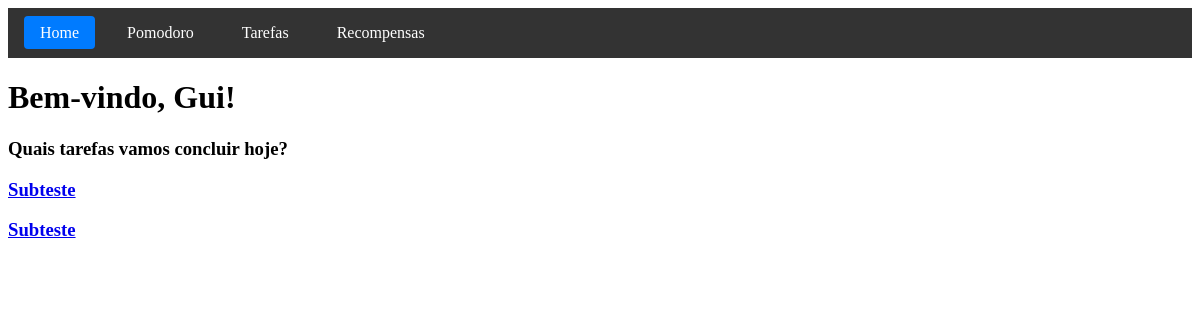
The app's page / (signed in), older data.
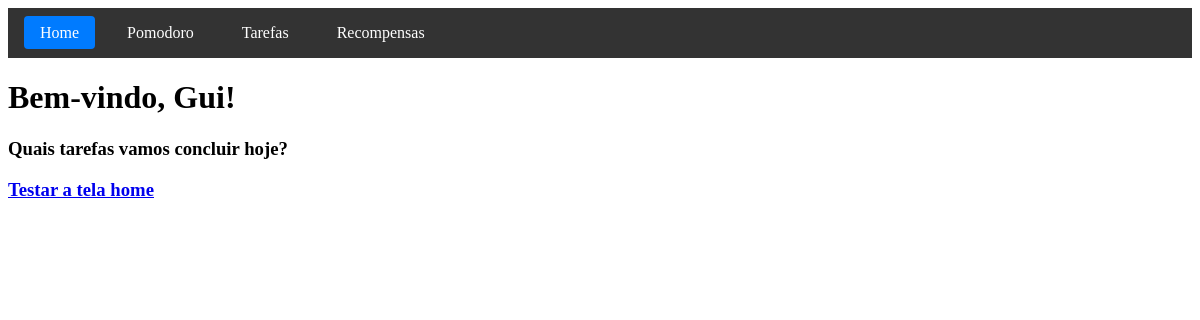
The same page, newer data.
### task/models.py (models this page shows)
class Task(models.Model):
    user = models.ForeignKey(User, on_delete=models.CASCADE, related_name='tasks')
    title = models.CharField(max_length=255)
    description = models.TextField(null=True, blank=True)
    due_date = models.DateTimeField(null=True, blank=True)
    is_completed = models.BooleanField(default=False)
    created_at = models.DateTimeField(auto_now_add=True)
    updated_at = models.DateTimeField(auto_now=True)

### home/views.py (the view)
# urls.py: path('', views.home, name='home'),
def home(request):
    if request.user.is_authenticated:
        tasks = Task.objects.filter(user=request.user, is_completed=False).order_by('-created_at')[:5]
        return render(request, 'home/home.html', {'tasks': tasks})
    else:
        return redirect('authentication:login')

### home/templates/home/home.html (shortened to what this page needs)
{% extends 'base.html' %}
{% load static %}
{% block extra_css %}
<link rel="stylesheet" href="{% static 'home/css/home.css' %}">
{% endblock %}
{% block content %}
<div id="welcome-message">
    {% if user.is_authenticated %}
        <h1>Bem-vindo, {{ user.username }}!</h1>
    {% else %}
        <p>Você não está logado.</p>
        <p>Clique aqui para fazer login: <a href="{% url 'authentication:login' %}">Login</a></p>
    {% endif %}
</div>
<h3>Quais tarefas vamos concluir hoje?</h3>
<div id="recent-tasks">
    {% for task in tasks %}
        <h3><a href="{% url 'task:tasks' %}">{{ task.title }}</a></h3>
    {% empty %}
        <p>Você ainda não tem tarefas recentes.</p>
        <p>Gostaria de <a href="{% url 'task:new' %}">adicionar uma tarefa</a>?</p>
    {% endfor %}
</div>
{% endblock %}

Row changes from the older to the newer data that the page shows:
no longer on this page (row edited): Task: title "Subteste"
no longer on this page (row edited): Task: title "Subteste"
added Task: title "Testar a tela home"
